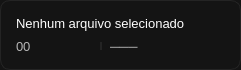
                <widget class="QWidget" name="widget_5" native="true">
                 <property name="minimumSize">
                  <size>
                   <width>0</width>
                   <height>70</height>
                  </size>
                 </property>
                 <property name="maximumSize">
                  <size>
                   <width>16777215</width>
                   <height>70</height>
                  </size>
                 </property>
                 <property name="font">
                  <font>
                   <pointsize>10</pointsize>
                   <fontweight>DemiBold</fontweight>
                  </font>
                 </property>
                 <property name="styleSheet">
                  <string notr="true">QWidget {
	background-color: rgb(20, 20, 20);
    border: 1px solid #242424;
    border-radius: 10px;
}

QLabel {
	border: none;
	color: #B7B7B7;
}
</string>
                 </property>
                 <layout class="QGridLayout" name="gridLayout">
                  <property name="leftMargin">
                   <number>16</number>
                  </property>
                  <property name="topMargin">
                   <number>16</number>
                  </property>
                  <property name="rightMargin">
                   <number>16</number>
                  </property>
                  <property name="bottomMargin">
                   <number>16</number>
                  </property>
                  <property name="spacing">
                   <number>8</number>
                  </property>
                  <item row="1" column="2">
                   <widget class="QLabel" name="lblFilePath">
                    <property name="maximumSize">
                     <size>
                      <width>16777215</width>
                      <height>18</height>
                     </size>
                    </property>
                    <property name="cursor">
                     <cursorShape>IBeamCursor</cursorShape>
                    </property>
                    <property name="text">
                     <string>───</string>
                    </property>
                    <property name="textFormat">
                     <enum>Qt::TextFormat::AutoText</enum>
                    </property>
                    <property name="textInteractionFlags">
                     <set>Qt::TextInteractionFlag::LinksAccessibleByMouse|Qt::TextInteractionFlag::TextSelectableByKeyboard|Qt::TextInteractionFlag::TextSelectableByMouse</set>
                    </property>
                   </widget>
                  </item>
                  <item row="0" column="0" colspan="3">
                   <widget class="QLabel" name="lblFileName">
                    <property name="font">
                     <font>
                      <pointsize>10</pointsize>
                      <fontweight>DemiBold</fontweight>
                     </font>
                    </property>
                    <property name="styleSheet">
                     <string notr="true">QLabel {
	color: #ffffff;
}</string>
                    </property>
                    <property name="text">
                     <string>Nenhum arquivo selecionado</string>
                    </property>
                   </widget>
                  </item>
                  <item row="1" column="1">
                   <widget class="Line" name="line_5">
                    <property name="maximumSize">
                     <size>
                      <width>2</width>
                      <height>8</height>
                     </size>
                    </property>
                    <property name="orientation">
                     <enum>Qt::Orientation::Vertical</enum>
                    </property>
                   </widget>
                  </item>
                  <item row="1" column="0">
                   <widget class="QLabel" name="lblFileSize">
                    <property name="sizePolicy">
                     <sizepolicy hsizetype="Preferred" vsizetype="Fixed">
                      <horstretch>0</horstretch>
                      <verstretch>0</verstretch>
                     </sizepolicy>
                    </property>
                    <property name="minimumSize">
                     <size>
                      <width>0</width>
                      <height>0</height>
                     </size>
                    </property>
                    <property name="maximumSize">
                     <size>
                      <width>16777215</width>
                      <height>16777215</height>
                     </size>
                    </property>
                    <property name="text">
                     <string>00</string>
                    </property>
                    <property name="wordWrap">
                     <bool>false</bool>
                    </property>
                    <property name="openExternalLinks">
                     <bool>false</bool>
                    </property>
                   </widget>
                  </item>
                  <item row="1" column="3">
                   <spacer name="horizontalSpacer_4">
                    <property name="orientation">
                     <enum>Qt::Orientation::Horizontal</enum>
                    </property>
                    <property name="sizeType">
                     <enum>QSizePolicy::Policy::Expanding</enum>
                    </property>
                    <property name="sizeHint" stdset="0">
                     <size>
                      <width>40</width>
                      <height>20</height>
                     </size>
                    </property>
                   </spacer>
                  </item>
                 </layout>
                </widget>
